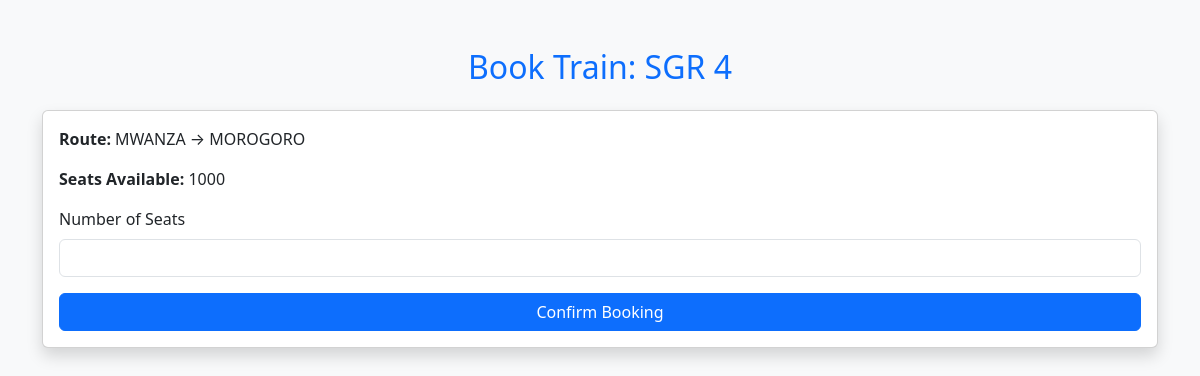
The page /book/4/ (signed in) on the database its author committed.
### myapp/models.py (models this page shows, shortened)
class Train(models.Model):
    name = models.CharField(max_length=100)
    source = models.CharField(max_length=100)
    destination = models.CharField(max_length=100)
    departure_time = models.DateTimeField()
    arrival_time = models.DateTimeField()
    seats_available = models.IntegerField()

### myapp/views.py (the view, shortened to what this page needs)
# urls.py: path('book/<int:train_id>/', views.book_train, name='book_train'),
@login_required
def book_train(request, train_id):
    train = get_object_or_404(Train, id=train_id)
    return render(request, 'book_train.html', {'train': train})

### templates/book_train.html (shortened to what this page needs)
<!DOCTYPE html>
<html lang="en">
<head>
    <link rel="stylesheet" href="https://cdn.jsdelivr.net/npm/bootstrap@5.3.0/dist/css/bootstrap.min.css">
</head>
<body class="bg-light">
    <div class="container mt-5">
        <h2 class="text-center text-primary mb-4">Book Train: {{ train.name }}</h2>
        <div class="card shadow">
            <div class="card-body">
                <p><strong>Route:</strong> {{ train.source }} → {{ train.destination }}</p>
                <p><strong>Seats Available:</strong> {{ train.seats_available }}</p>
                <form method="post">
                    <div class="mb-3">
                        <label for="seats" class="form-label">Number of Seats</label>
                        <input type="number" class="form-control" id="seats" name="seats" min="1" max="{{ train.seats_available }}" required>
                    </div>
                    <button type="submit" class="btn btn-primary w-100">Confirm Booking</button>
                </form>
            </div>
        </div>
    </div>
</body>
</html>

### rows shown on the page
Train: name "SGR 4", source "MWANZA", destination "MOROGORO", seats_available "1000"
